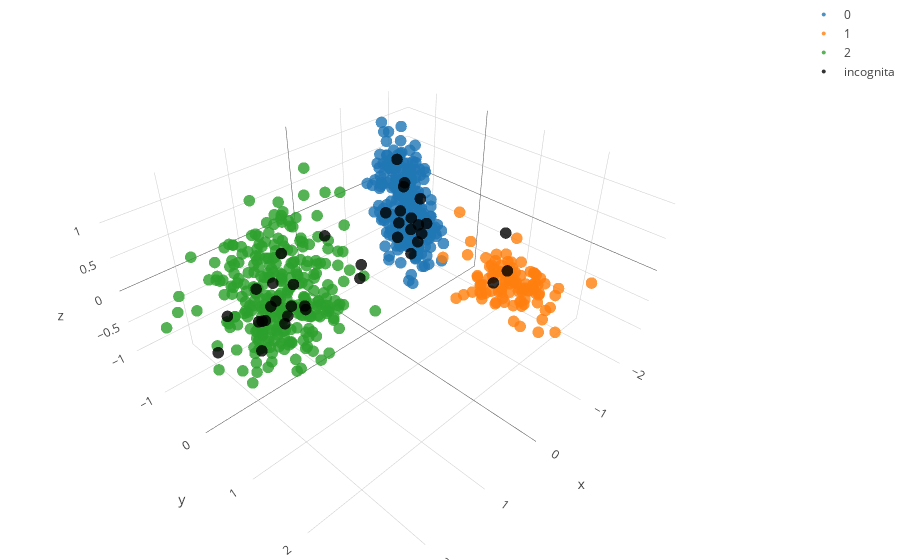

The cell this chart's notebook holds for it:
### Code cell
## lets now visualize the result:

## Our reference populations
fig_data= [go.Scatter3d(
        x = features[[x for x in range(sum(Sizes)) if labels[x] == i],0],
        y = features[[x for x in range(sum(Sizes)) if labels[x] == i],1],
        z = features[[x for x in range(sum(Sizes)) if labels[x] == i],2],
        type='scatter3d',
        mode= "markers",
        marker= {
        'line': {'width': 0},
        'size': 4,
        'symbol': 'circle',
      "opacity": .8
      },
      name= str(i)
    ) for i in range(N_pops)]


## The incognita:
admx_t= [y for y in it.chain(*admixed.values())] 
admx_t= np.array(admx_t)
admx_t= pca.transform(admx_t)

fig_data.append(
    go.Scatter3d(
        x = admx_t[:,0],
        y = admx_t[:,1],
        z = admx_t[:,2],
        type='scatter3d',
        mode= "markers",
        marker= {
        'color':'rgb(0,0,0)',
        'line': {'width': 0},
        'size': 4,
        'symbol': 'circle',
      "opacity": .8
      },
      name= 'incognita'
    ))

layout = go.Layout(
    margin=dict(
        l=0,
        r=0,
        b=0,
        t=0
    )
)

fig = go.Figure(data=fig_data, layout=layout)
iplot(fig)
